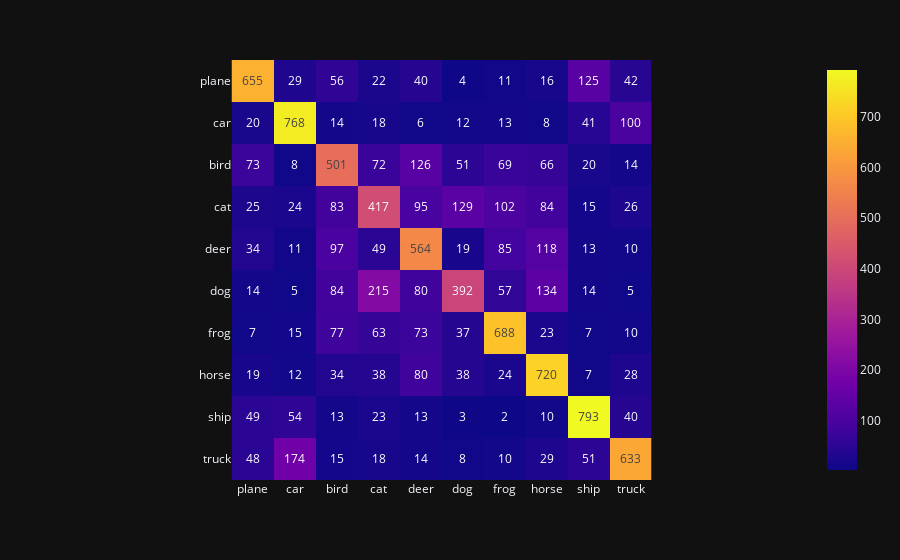

Here is the notebook cell this chart was saved with:
### Code cell
# Plotly heatmap
fig = px.imshow(df_cm, text_auto=True)
fig.show()

### Figure 1 — Plotly figure (JSON) as saved in the notebook; plotly's stock layout.template omitted (floating-point values rounded to 4 significant figures)
{"data": [{"coloraxis": "coloraxis", "name": "0", "texttemplate": "%{z}", "x": ["plane", "car", "bird", "cat", "deer", "dog", "frog", "horse", "ship", "truck"], "y": ["plane", "car", "bird", "cat", "deer", "dog", "frog", "horse", "ship", "truck"], "z": [[655, 29, 56, 22, 40, 4, 11, 16, 125, 42], [20, 768, 14, 18, 6, 12, 13, 8, 41, 100], [73, 8, 501, 72, 126, 51, 69, 66, 20, 14], [25, 24, 83, 417, 95, 129, 102, 84, 15, 26], [34, 11, 97, 49, 564, 19, 85, 118, 13, 10], [14, 5, 84, 215, 80, 392, 57, 134, 14, 5], [7, 15, 77, 63, 73, 37, 688, 23, 7, 10], [19, 12, 34, 38, 80, 38, 24, 720, 7, 28], [49, 54, 13, 23, 13, 3, 2, 10, 793, 40], [48, 174, 15, 18, 14, 8, 10, 29, 51, 633]], "type": "heatmap", "xaxis": "x", "yaxis": "y", "hovertemplate": "x: %{x}<br>y: %{y}<br>color: %{z}<extra></extra>"}], "layout": {"xaxis": {"anchor": "y", "domain": [0.0, 1.0], "scaleanchor": "y", "constrain": "domain"}, "yaxis": {"anchor": "x", "domain": [0.0, 1.0], "autorange": "reversed", "constrain": "domain"}, "coloraxis": {"colorscale": [[0.0, "#0d0887"], [0.1111, "#46039f"], [0.2222, "#7201a8"], [0.3333, "#9c179e"], [0.4444, "#bd3786"], [0.5556, "#d8576b"], [0.6667, "#ed7953"], [0.7778, "#fb9f3a"], [0.8889, "#fdca26"], [1.0, "#f0f921"]]}, "margin": {"t": 60}}}
